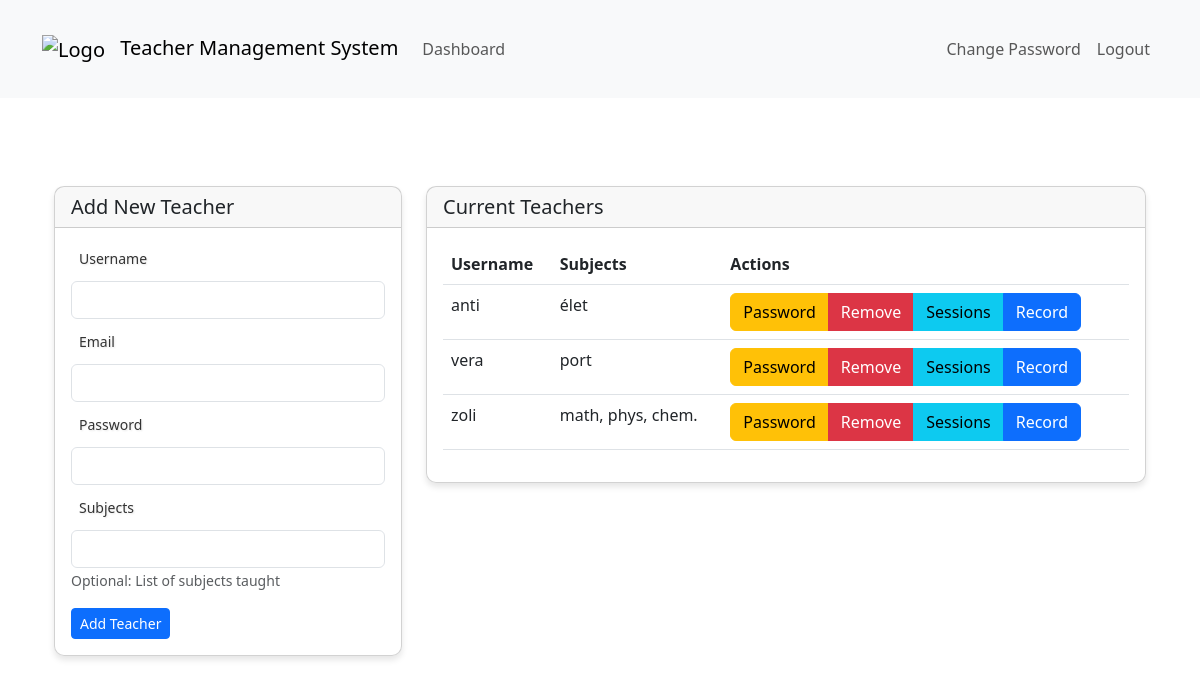
/dashboard/superuser/manage-teachers/ (signed in), run on the app's committed database.
### teachers_app/models.py (models this page shows, shortened)
class Teacher(models.Model):
    user = models.OneToOneField(CustomUser, on_delete=models.CASCADE)
    subjects = models.CharField(max_length=200, blank=True, help_text="Optional: List of subjects taught")

class CustomUser(AbstractUser):
    is_student   = models.BooleanField(default=False)
    is_teacher = models.BooleanField(default=False)
    is_inspector = models.BooleanField(default=False)

### teachers_app/views.py (the view)
# urls.py: path('superuser/manage-teachers/', views.manage_teachers, name='manage_teachers'),
@login_required
@user_passes_test(lambda u: u.is_inspector, login_url=None)
def manage_teachers(request):
    teachers = Teacher.objects.all()
    can_edit = request.user.is_superuser
    if request.method == "POST" and can_edit:
        form = AddTeacherForm(request.POST)
        if form.is_valid():
            username = form.cleaned_data['username']
            email = form.cleaned_data['email']
            from .models import CustomUser
            lingering_user = CustomUser.objects.filter(username=username).first()
            if lingering_user:
                try:
                    lingering_user.delete()
                    messages.warning(request, f"Lingering user '{username}' found and deleted before re-adding.")
                except Exception as e:
                    messages.error(request, f"Failed to delete lingering user '{username}': {e}")
                    return redirect('manage_teachers')
            user = CustomUser.objects.create_user(
                username=username,
                email=email,
                password=form.cleaned_data['password'],
                is_teacher=True
            )
            Teacher.objects.create(
                user=user,
                subjects=form.cleaned_data['subjects']
            )
            messages.success(request, f'Teacher {user.username} was successfully added!')
            return redirect('manage_teachers')
        else:
            messages.error(request, 'Please correct the errors below.')
    else:
        form = AddTeacherForm()
    context = {
        'form': form,
        'teachers': teachers,
        'can_edit': can_edit,
    }
    return render(request, 'superuser/manage_teachers.html', context)

### teachers_app/forms.py (shortened to what this page needs)
class AddTeacherForm(forms.Form):
    username = forms.CharField(
        max_length=150,
        required=True,
        label="Username",
        widget=forms.TextInput(attrs={"class": "form-control"})
    )
    email = forms.EmailField(
        required=True,
        label="Email",
        widget=forms.EmailInput(attrs={"class": "form-control"})
    )
    password = forms.CharField(
        required=True,
        label="Password",
        widget=forms.PasswordInput(attrs={"class": "form-control"})
    )
    subjects = forms.CharField(
        max_length=200,
        required=False,
        label="Subjects",
        widget=forms.TextInput(attrs={"class": "form-control"}),
        help_text="Optional: List of subjects taught"
    )

### templates/superuser/manage_teachers.html (shortened to what this page needs)
{% extends 'base.html' %}
{% load static %}
{% block content %}
<div class="container mt-4">
    <div class="row">
        {% if user.is_superuser %}
        <div class="col-md-4">
            <div class="card">
                <div class="card-header">
                    <h5 class="mb-0">Add New Teacher</h5>
                </div>
                <div class="card-body">
                    <form method="post">
                        {% for field in form %}
                        <div class="form-group mb-2">
                            <label for="{{ field.id_for_label }}" class="form-label small">{{ field.label }}</label>
                            {{ field }}
                            {% if field.help_text %}
                            <small class="form-text text-muted">{{ field.help_text }}</small>
                            {% endif %}
                        </div>
                        {% endfor %}
                        <button type="submit" class="btn btn-primary btn-sm mt-2">Add Teacher</button>
                    </form>
                </div>
            </div>
        </div>
        {% endif %}
        <div class="col-md-8">
            <div class="card">
                <div class="card-header">
                    <h5 class="mb-0">Current Teachers</h5>
                </div>
                <div class="card-body">
                    {% if teachers %}
                    <div class="table-responsive">
                        <table class="table table-hover">
                            <thead>
                            <tr>
                                <th>Username</th>
                                <th>Subjects</th>
                                <th>Actions</th>
                            </tr>
                            </thead>
                            <tbody>
                            {% for teacher in teachers %}
                            <tr>
                                <td>{{ teacher.user.username }}</td>
                                <td>{{ teacher.subjects|default:"Not specified" }}</td>
                                <td>
                                    <div class="btn-group">
                                        {% if user.is_superuser %}
                                        <a href="{% url 'change_teacher_password' teacher.id %}"
                                           class="btn btn-warning">
                                             Password
                                        </a>
                                        <a href="{% url 'remove_teacher' teacher.id %}" class="btn btn-danger"
                                           onclick="return confirm('Are you sure you want to remove this teacher?')">
                                             Remove
                                        </a>
                                        {% endif %}
                                        <a href="{% url 'recent_work_sessions' teacher.id %}" class="btn btn-info">
                                             Sessions
                                        </a>
                                        {% if user.is_superuser %}
                                        <a href="{% url 'record_work_with_teacher' teacher.id %}"
                                           class="btn btn-primary">
                                             Record
                                        </a>
                                        {% endif %}
                                    </div>
                                </td>
                            </tr>
                            {% endfor %}
                            </tbody>
                        </table>
                    </div>
                    {% else %}
                    <p>No teachers found.</p>
                    {% endif %}
                </div>
            </div>
        </div>
    </div>
</div>
{% endblock %}

### static/css/custom.css (style rules this page uses)
body { margin: 0; min-height: 100vh; background-size: cover; background-position: center; background-attachment: fixed; background-repeat: no-repeat; }
body::before { content: ""; position: fixed; top: 0; left: 0; width: 100%; height: 100%; z-index: -1; }
.card { background-color: rgba(255, 255, 255, 0.9); border-radius: 10px; box-shadow: 0 4px 6px rgba(0, 0, 0, 0.1); }
.container { padding-top: 20px; padding-bottom: 20px; }
.custom-bg { margin: 0; min-height: 100vh; background-image: url('/static/images/background.png'); background-size: cover; background-position: center; background-attachment: fixed; background-repeat: no-repeat; }
.form-label { color: #333; font-weight: 500; text-shadow: 1px 1px 2px rgba(0, 0, 0, 0.1); background-color: rgba(255, 255, 255, 0.9); padding: 4px 8px; border-radius: 4px; margin-bottom: 8px; }

### data on the page
Teacher: user.username "anti", subjects "élet"
Teacher: user.username "vera", subjects "port"
Teacher: user.username "zoli", subjects "math, phys, chem."

### other printed values
{{ field.label }} "Username" "Email" "Password" "Subjects"
{{ field.help_text }} "Optional: List of subjects taught"
